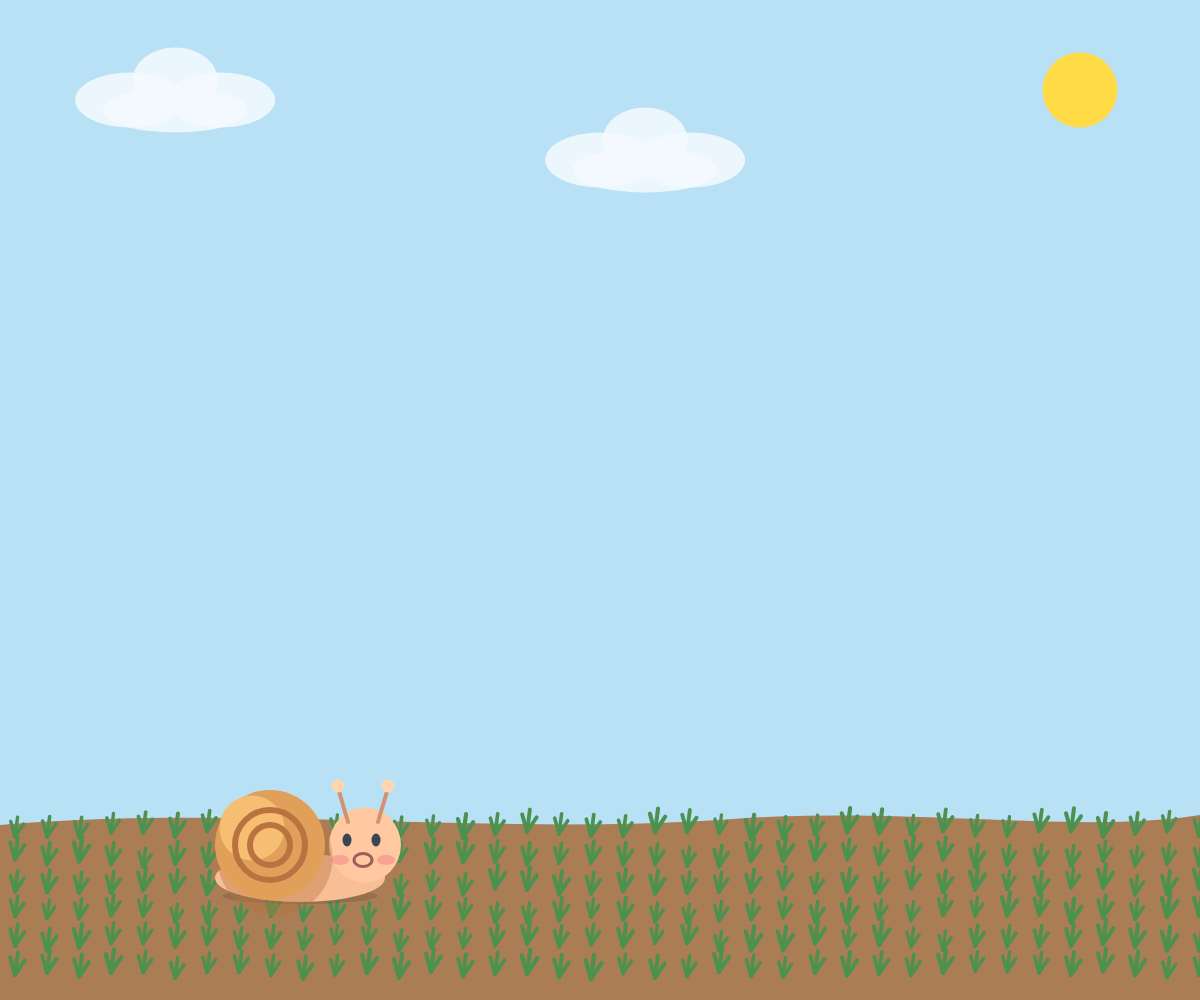
Frame 1 (no input)
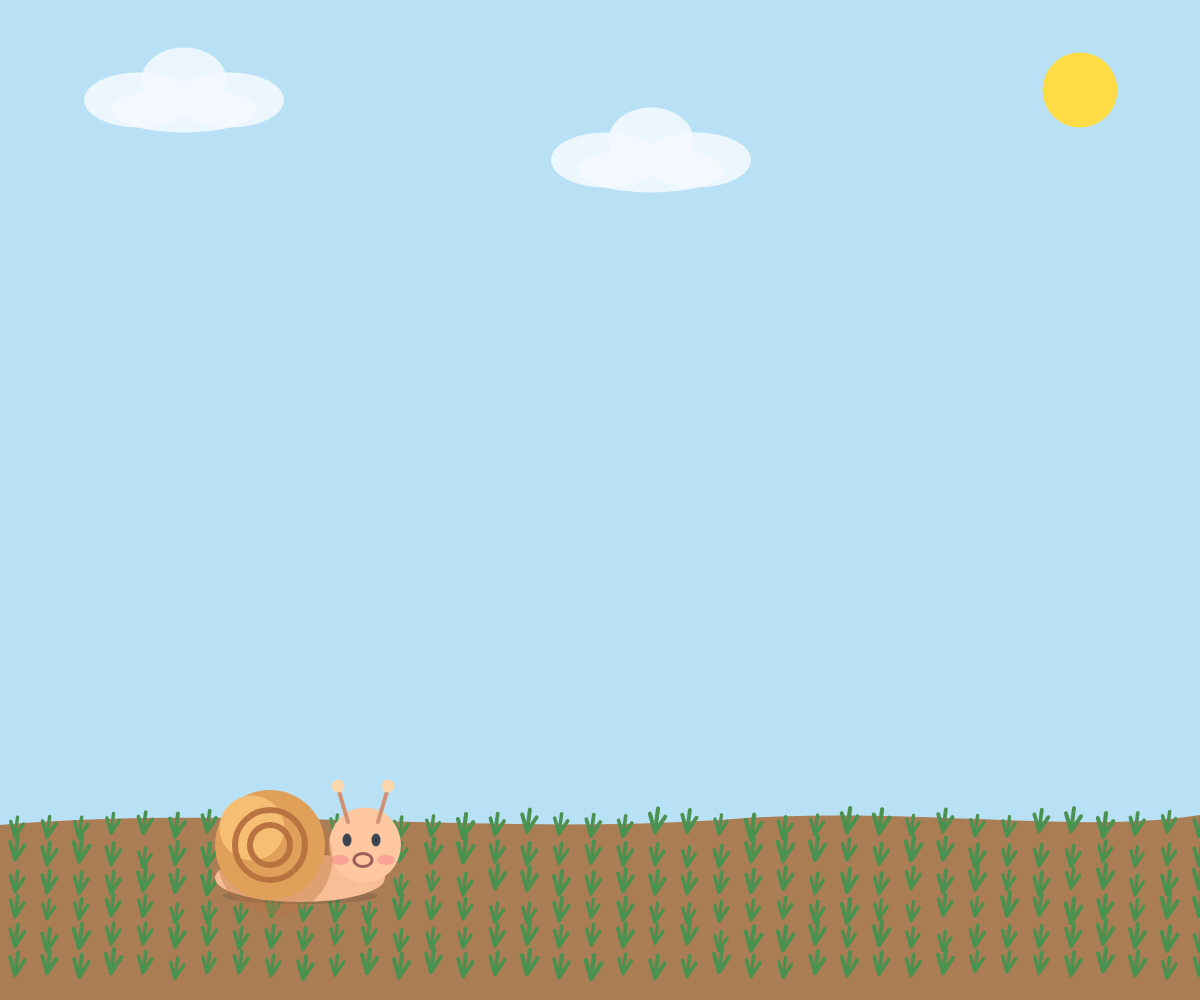
Frame 60 (no input)
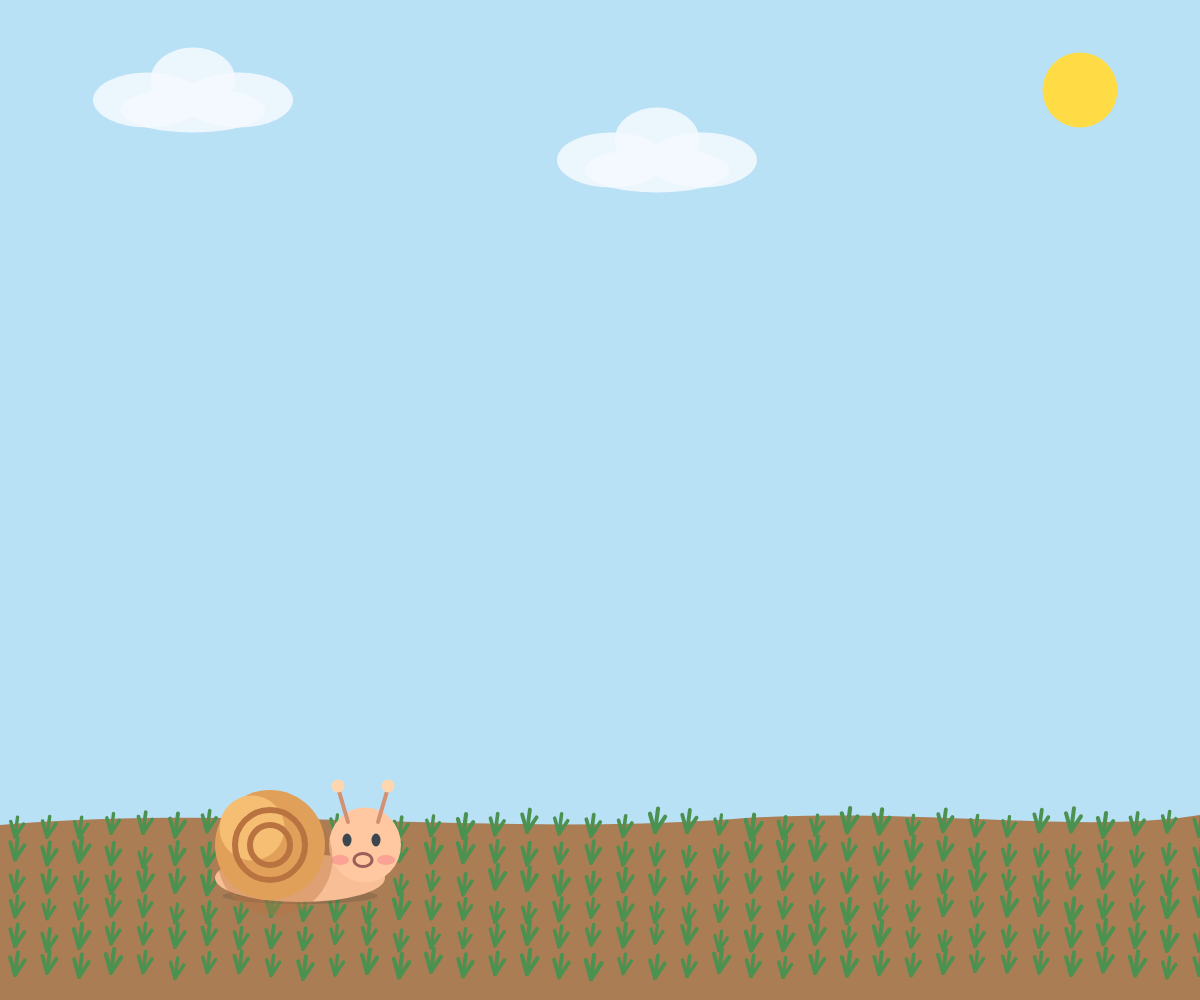
Frame 120 (the mouse pressed at the canvas centre since frame 60)

The p5.js sketch that drew these frames (run headless with seeded random() and noise() and a simulated clock; from frame 60 on, the mouse is pressed at the canvas centre):

// p5.js sketch
// ── sketch.js
let snailX, snailY;
let dragging = false;
let grass = [];

let clouds = [
  { x: 130, y: 100, s: 0.15 },
  { x: 600, y: 160, s: 0.1 }
];

function setup() {
  createCanvas(windowWidth, windowHeight);

  snailX = width * 0.25;
  snailY = height - 160;

  // 整齐排列的草
  for (let y = height - 165; y < height - 20; y += 28) {
    for (let x = 15; x < width; x += 32) {
      grass.push({
        x: x,
        y: y + random(-4, 4),
        size: random(0.8, 1.05),
        eaten: false
      });
    }
  }
}

function draw() {
  background(185, 225, 245);

  sky();
  ground();
  drawGrass();
  snail();
}


// ====================
// 草
// ====================

function drawGrass() {
  for (let g of grass) {
    if (g.eaten) continue;

    push();
    translate(g.x, g.y);
    scale(g.size);

    stroke(75, 145, 80);
    strokeWeight(4);

    line(0, 0, -5, -18);
    line(0, 0, 3, -23);
    line(0, 0, 10, -15);

    pop();
  }
}


// 蜗牛经过的地方吃掉草
function eatGrass() {
  for (let g of grass) {
    if (g.eaten) continue;

    if (dist(snailX, snailY + 20, g.x, g.y) < 90) {
      g.eaten = true;
    }
  }
}


// ====================
// 蜗牛
// ====================

function snail() {
  push();

  translate(snailX, snailY);

  noStroke();

  // 地面阴影
  fill(80, 70, 60, 60);
  ellipse(0, 56, 155, 16);

  // 身体
  fill(248, 190, 150);
  ellipse(0, 38, 170, 48);

  // 头
  fill(255, 200, 160);
  ellipse(65, 5, 72, 75);

  // 触角
  stroke(210, 145, 115);
  strokeWeight(4);

  line(48, -18, 38, -52);
  line(78, -18, 88, -52);

  // 触角顶端
  noStroke();
  fill(255, 215, 175);

  circle(38, -54, 13);
  circle(88, -54, 13);

  // 眼睛
  fill(60, 70, 80);

  ellipse(47, 0, 9, 13);
  ellipse(76, 0, 9, 13);

  // 腮红
  fill(245, 125, 135, 130);

  ellipse(40, 20, 18, 10);
  ellipse(86, 20, 18, 10);

  // 嘴巴
  noFill();
  stroke(155, 95, 90);
  strokeWeight(3);

  ellipse(63, 20, 18, 13);

  // 壳
  shell();

  pop();
}


// ====================
// 蜗牛壳
// ====================

function shell() {
  noStroke();

  fill(185, 115, 65, 100);
  circle(-25, 18, 115);

  fill(225, 160, 90);
  circle(-30, 5, 110);

  fill(245, 190, 115);
  circle(-48, -12, 65);

  noFill();
  stroke(185, 115, 65);
  strokeWeight(6);

  arc(-30, 5, 70, 70, 0.2, TWO_PI + 0.2);
  arc(-30, 5, 40, 40, 0.4, TWO_PI + 0.4);
}


// ====================
// 天空
// ====================

function sky() {
  noStroke();

  // 太阳
  fill(255, 220, 70);
  circle(width - 120, 90, 75);

  // 云
  for (let c of clouds) {
    c.x += c.s;

    if (c.x > width + 150) {
      c.x = -150;
    }

    cloud(c.x, c.y);
  }
}


function cloud(x, y) {
  noStroke();

  fill(245, 250, 255, 220);

  ellipse(x, y, 110, 55);
  ellipse(x + 45, y - 20, 85, 65);
  ellipse(x + 90, y, 110, 55);
  ellipse(x + 45, y + 10, 145, 45);
}


// ====================
// 土地
// ====================

function ground() {
  noStroke();

  fill(170, 125, 85);

  beginShape();

  vertex(0, height - 175);

  bezierVertex(
    width * 0.2,
    height - 195,
    width * 0.4,
    height - 165,
    width * 0.6,
    height - 180
  );

  bezierVertex(
    width * 0.75,
    height - 195,
    width * 0.9,
    height - 165,
    width,
    height - 185
  );

  vertex(width, height);
  vertex(0, height);

  endShape(CLOSE);
}


// ====================
// 拖动
// ====================

function hitSnail(x, y) {
  return dist(x, y, snailX, snailY) < 110;
}


function startDrag(x, y) {
  if (hitSnail(x, y)) {
    dragging = true;
  }

  return false;
}


function moveDrag(x, y) {
  if (dragging) {
    snailX = x;
    snailY = y;

    // 蜗牛经过的草消失
    eatGrass();
  }

  return false;
}


function stopDrag() {
  dragging = false;
  return false;
}


// ====================
// 鼠标
// ====================

function mousePressed() {
  return startDrag(mouseX, mouseY);
}


function mouseDragged() {
  return moveDrag(mouseX, mouseY);
}


function mouseReleased() {
  return stopDrag();
}


// ====================
// 手机触摸
// ====================

function touchStarted() {
  if (touches.length > 0) {
    return startDrag(touches[0].x, touches[0].y);
  }

  return false;
}


function touchMoved() {
  if (touches.length > 0) {
    return moveDrag(touches[0].x, touches[0].y);
  }

  return false;
}


function touchEnded() {
  return stopDrag();
}


// ====================
// 窗口大小变化
// ====================

function windowResized() {
  resizeCanvas(windowWidth, windowHeight);
}
